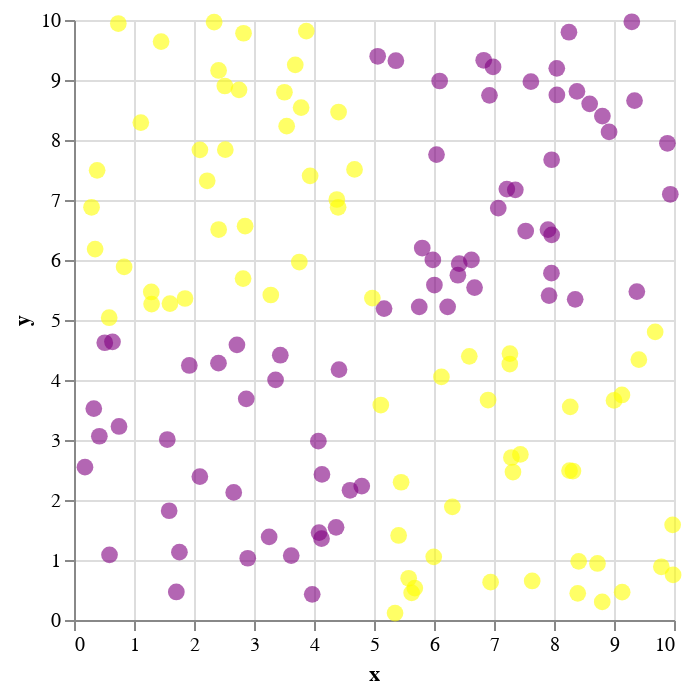

Here is the notebook cell this chart was saved with:
### Code cell
# Отображаем второй набор данных
alt.Chart(pd.DataFrame(ds2)).mark_circle(
    opacity=0.6,
    size=70
).encode(
    x='x',
    y='y',
    color=alt.Color('color').scale(None)
)

### Figure 1 — Vega-Lite specification as saved in the notebook (floating-point values rounded to 4 significant figures; data arrays with more than 128 entries replaced by an {"elided": "..."} marker saying what was removed)
{"config": {"view": {"continuousWidth": 300, "continuousHeight": 300}}, "data": {"name": "data-42b9ebb9f3a7b5708450c05d64afd42f"}, "mark": {"type": "circle", "opacity": 0.6, "size": 70}, "encoding": {"color": {"field": "color", "scale": null, "type": "nominal"}, "x": {"field": "x", "type": "quantitative"}, "y": {"field": "y", "type": "quantitative"}}, "$schema": "https://vega.github.io/schema/vega-lite/v5.8.0.json", "datasets": {"data-42b9ebb9f3a7b5708450c05d64afd42f": {"elided": "141 records"}}}
